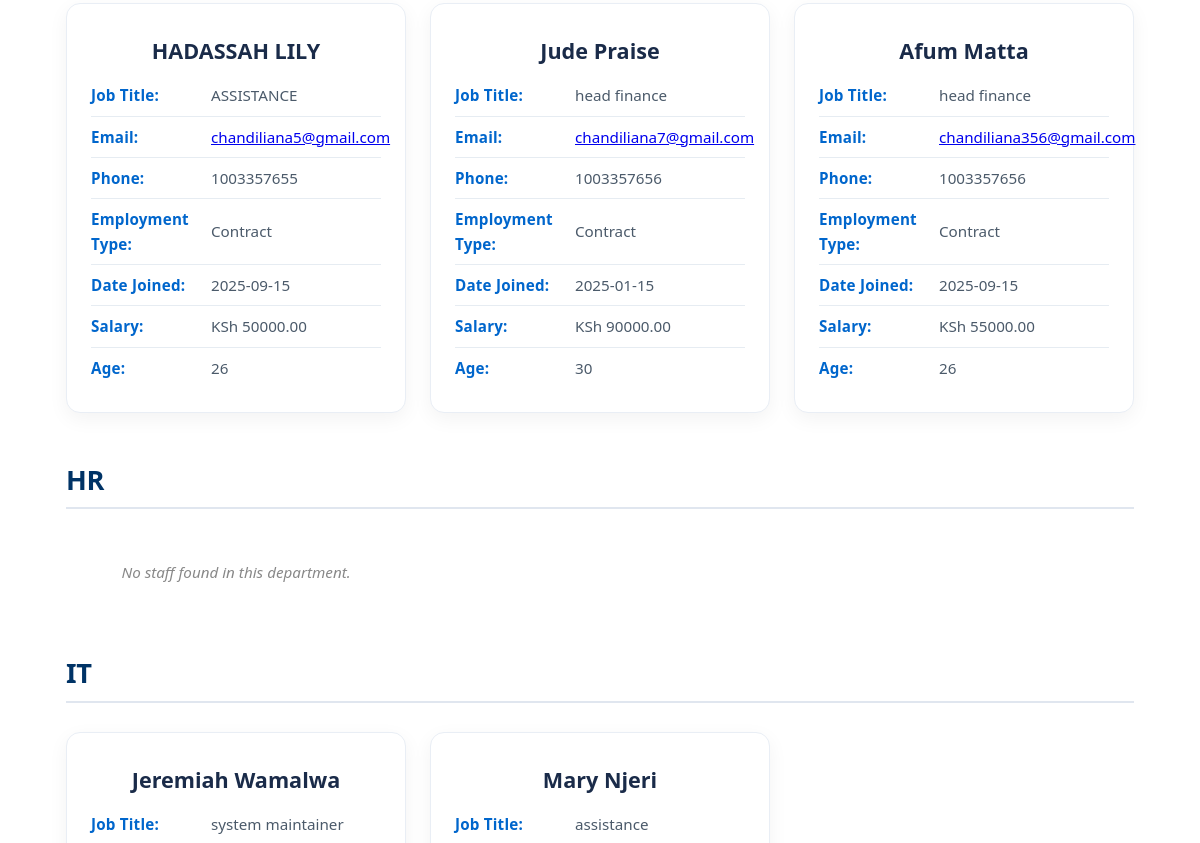
The app's page /employee_list/ (middle part), older data.
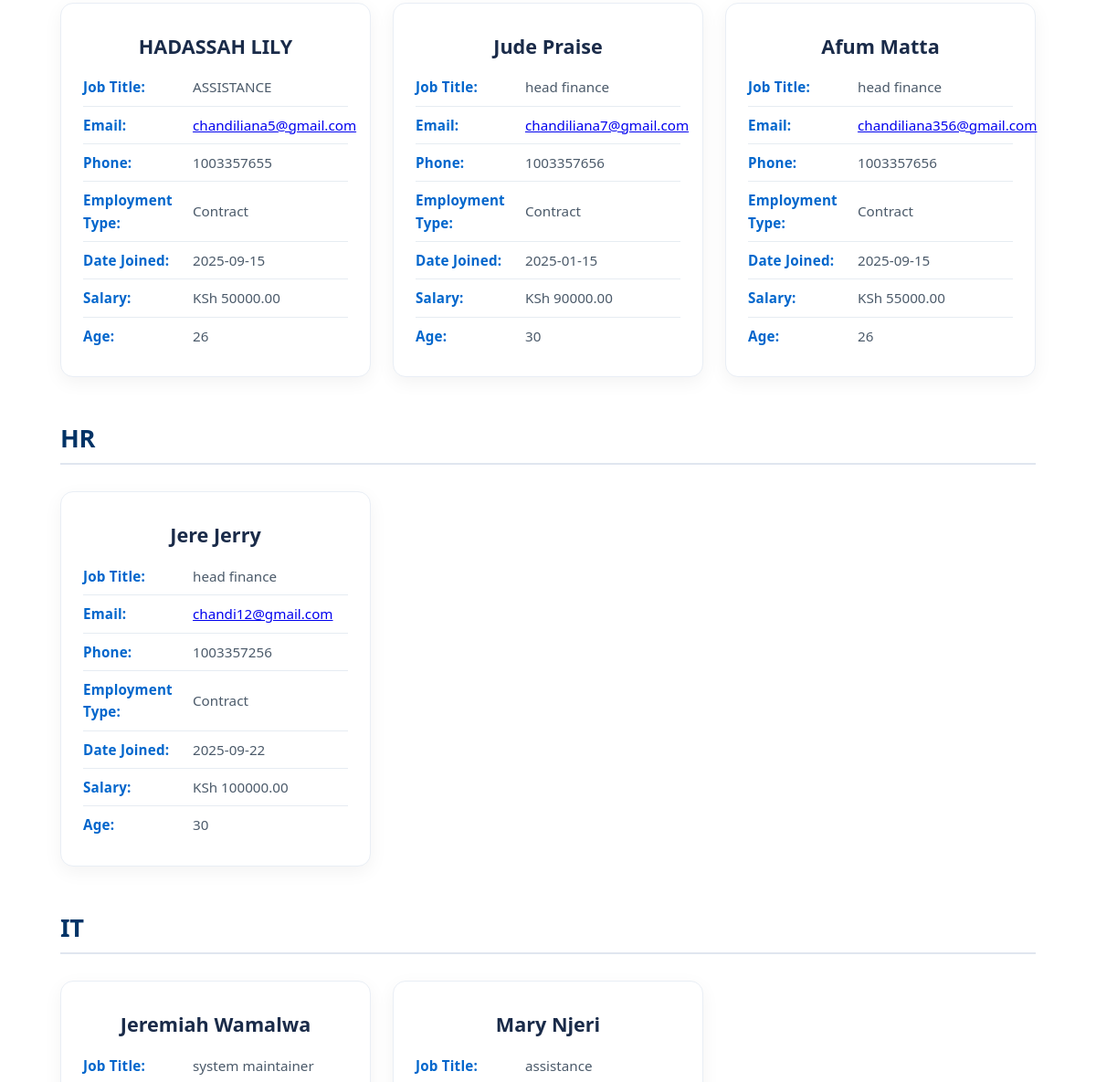
The same page, newer data.
### smartpayapp/models.py (models this page shows, shortened)
class Employee(models.Model):
    EMPLOYMENT_TYPES = [
        ('Permanent', 'Permanent'),
        ('Contract', 'Contract'),
        ('Internship', 'Internship'),
    ]
    DEPARTMENTS = [
        ('Finance', 'Finance'),
        ('HR', 'HR'),
        ('IT', 'IT'),
        ('Operations', 'Operations'),
    ]
    full_name = models.CharField(max_length=150)
    national_id = models.CharField(max_length=20, unique=True)
    dob = models.DateField(null=True, blank=True)  # Date of Birth (optional for migration safety)
    age = models.PositiveIntegerField(null=True, blank=True)  # Auto-calculated on save()
    staff_id = models.CharField(max_length=10, unique=True, blank=True)  # Auto-generated if empty
    date_joined = models.DateField(default=timezone.now)
    department = models.CharField(max_length=50, choices=DEPARTMENTS)
    job_title = models.CharField(max_length=100)
    employment_type = models.CharField(max_length=20, choices=EMPLOYMENT_TYPES)
    salary = models.DecimalField(
        max_digits=10,
        decimal_places=2,
        validators=[MinValueValidator(0)]
    )
    email = models.EmailField(unique=True)
    phone = models.CharField(max_length=20)
    address = models.TextField(blank=True, null=True)
    def save(self, *args, **kwargs):
        """
        Custom save() logic:
        - Automatically calculates employee age if DOB is provided.
        - Generates a staff ID in format 'SP-XXXX' if not already set.
        """
        if self.dob:
            today = timezone.now().date()
            self.age = today.year - self.dob.year - (
                (today.month, today.day) < (self.dob.month, self.dob.day)
            )
        if not self.staff_id:
            latest_id = Employee.objects.all().count() + 1
            self.staff_id = f"SP-{latest_id:04d}"  # e.g., SP-0001
        super().save(*args, **kwargs)

### smartpayapp/views.py (the view)
# urls.py: path('employee_list/', employee_list, name='employee_list'),
def employee_list(request):
    departments = [dept[0] for dept in Employee.DEPARTMENTS]
    grouped_employees = {}
    for dept in departments:
        grouped_employees[dept] = Employee.objects.filter(department=dept).order_by("full_name")
    context = {
        "grouped_employees": grouped_employees
    }
    return render(request, "smartpayapp/employee_list.html", context)

### smartpayapp/templates/smartpayapp/employee_list.html (shortened to what this page needs)
{% extends "base.html" %}
{% load static %}
{% block content %}
    <div id="employeeCards">
        {% for department, staff in grouped_employees.items %}
        <div class="department-block">
            <h2 class="department-title">{{ department }}</h2>
            <div class="employee-grid">
                {% for employee in staff %}
                <div class="employee-card">
                    <div class="employee-info">
                        <h3>{{ employee.full_name }}</h3>
                        <p><strong>Job Title:</strong> {{ employee.job_title }}</p>
                        <p><strong>Email:</strong> <a href="mailto:{{ employee.email }}">{{ employee.email }}</a></p>
                        <p><strong>Phone:</strong> {{ employee.phone }}</p>
                        <p><strong>Employment Type:</strong> {{ employee.employment_type }}</p>
                        <p><strong>Date Joined:</strong> {{ employee.date_joined|date:"Y-m-d" }}</p>
                        <p><strong>Salary:</strong> KSh {{ employee.salary|floatformat:2 }}</p>
                        <p><strong>Age:</strong> {{ employee.age }}</p>
                    </div>
                </div>
                {% empty %}
                <p class="no-staff">No staff found in this department.</p>
                {% endfor %}
            </div>
        </div>
        {% endfor %}
    </div>
{% endblock %}

### smartpayapp/templates/base.html (shortened to what this page needs)
{% load static %}
<!DOCTYPE html>
<html lang="en">
<head>
    <link rel="stylesheet"href="{% static 'css/style2.css' %}">
    <link rel="stylesheet" href="https://cdnjs.cloudflare.com/ajax/libs/font-awesome/6.5.0/css/all.min.css">
</head>
<body>
    {% block content %}
    {% endblock  %}
</body>
</html>

### static/css/style2.css (style rules this page uses)
* { margin: 0; padding: 0; box-sizing: border-box; }
body { font-family: 'Segoe UI', Tahoma, Geneva, Verdana, sans-serif; }
* { margin: 0; padding: 0; box-sizing: border-box; font-family: 'Segoe UI', Tahoma, sans-serif; }
.employee-card { background: #ffffff; padding: 2rem; border-radius: 16px; box-shadow: 0 8px 20px rgba(0, 0, 0, 0.08); max-width: 440px; text-align: center; font-family: "Segoe UI", Tahoma, Geneva, Verdana, sans-serif; animation: fadeIn 0.6s ease-in-out; }
.employee-card h3 { font-size: 1.3rem; color: #003366; margin-bottom: 1rem; }
.employee-card p { font-size: 1rem; color: #475569; margin-bottom: 1.5rem; line-height: 1.5; }
.department-block { max-width: 1100px; margin: 3rem auto; padding: 0 1rem; }
.department-title { font-size: 1.7rem; font-weight: 600; color: #003366; border-bottom: 2px solid #e0e6ef; padding-bottom: 0.6rem; margin-bottom: 1.8rem; letter-spacing: -0.3px; }
.employee-grid { display: grid; grid-template-columns: repeat(auto-fill, minmax(270px, 1fr)); gap: 1.5rem; }
.employee-card { background: #ffffff; border: 1px solid #e9eef5; border-radius: 14px; padding: 1.5rem; box-shadow: 0 6px 20px rgba(0, 0, 0, 0.05); transition: transform .25s ease, box-shadow .25s ease, border-color .25s ease; }
.employee-info { display: flex; flex-direction: column; padding-top: 0.5rem; }
.employee-info h3 { font-size: 1.35rem; font-weight: 700; color: #1a2b49; margin: 0 0 0.6rem 0; line-height: 1.4; text-transform: capitalize; }
.employee-info p { display: flex; align-items: center; margin: 0; padding: 0.5rem 0; font-size: 0.95rem; color: #4b5a6a; line-height: 1.6; border-top: 1px solid #e6ecf2; }
.employee-info p:first-of-type { border-top: none; }
.employee-info p strong { flex-basis: 120px; flex-shrink: 0; text-align: left; font-weight: 600; color: #0066cc; text-transform: capitalize; letter-spacing: 0.2px; }

Row changes from the older to the newer data that the page shows:
added Employee: full_name "Jere Jerry", job_title "head finance", email "chandi12@gmail.com", phone "1003357256", employment_type "Contract", date_joined "2025-09-22", salary "100000.00", age "30", shown under "HR"
Text that changed along with them:
list line gone: "No staff found in this department."
